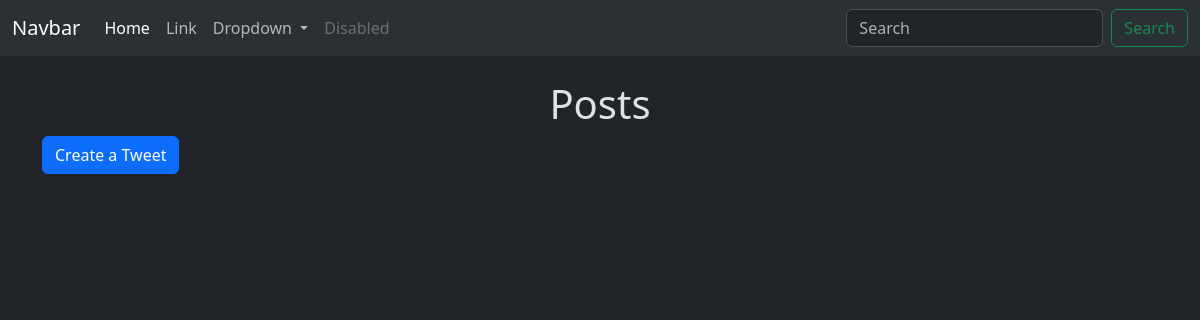
The app's page /tweet/, older data.
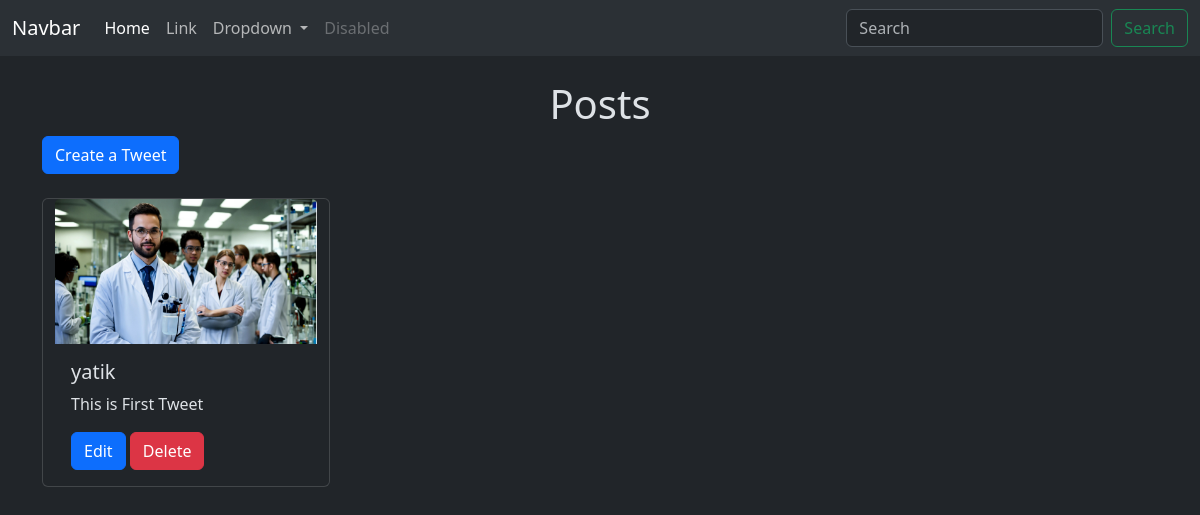
The same page, newer data.
### tweetnow/models.py (models this page shows, shortened)
class Tweet(models.Model) :
    user = models.ForeignKey(User , on_delete=models.CASCADE)
    text = models.TextField(max_length=240)
    photo = models.ImageField(upload_to='photos/' , blank=True , null=True)
    created_At = models.DateTimeField(auto_now_add=True)
    updated_At = models.DateTimeField(auto_now=True)

### tweetnow/views.py (the view)
# urls.py: path('' , views.tweet_list , name='tweet_list'),
def tweet_list(request):
    tweets = Tweet.objects.all().order_by('-created_At')
    return render(request,'tweet_list.html',{'tweets' : tweets})

### tweetnow/templates/tweet_list.html (shortened to what this page needs)
{% extends "layout.html" %}
{% block content %}
    <h1 class="text-center mt-4">Posts</h1>
    <a class="btn btn-primary mb-4" href="{% url 'tweet_create' %}">Create a Tweet</a>
    <div class="container row gap-3">
        {% for tweet in tweets %}
        <div class="card" style="width: 18rem;">
            <img src="{{tweet.photo.url}}" class="card-img-top" alt="...">
            <div class="card-body">
                <h5 class="card-title">{{tweet.user.username}}</h5>
                <p class="card-text">{{tweet.text}}</p>
                <a href="{% url 'tweet_edit' tweet.id %}" class="btn btn-primary">Edit</a>
                <a href="{% url 'tweet_delete' tweet.id %}" class="btn btn-danger">Delete</a>
            </div>
        </div>
        {% endfor %}
    </div>
{% endblock  %}

### templates/layout.html (shortened to what this page needs)
{% load static %}    {% comment %} common practice to do on layout template {% endcomment %}
<!doctype html>
<html lang="en" data-bs-theme="dark">
  <head>
    <link href="https://cdn.jsdelivr.net/npm/bootstrap@5.3.3/dist/css/bootstrap.min.css" rel="stylesheet">
  </head>
  <body>
    <nav class="navbar navbar-expand-lg bg-body-tertiary">
        <div class="container-fluid">
          <a class="navbar-brand" href="#">Navbar</a>
          <div class="collapse navbar-collapse" id="navbarSupportedContent">
            <ul class="navbar-nav me-auto mb-2 mb-lg-0">
              <li class="nav-item">
                <a class="nav-link active" aria-current="page" href="#">Home</a>
              </li>
              <li class="nav-item">
                <a class="nav-link" href="#">Link</a>
              </li>
              <li class="nav-item dropdown">
                <a class="nav-link dropdown-toggle" href="#" role="button" data-bs-toggle="dropdown" aria-expanded="false">
                  Dropdown
                </a>
              </li>
              <li class="nav-item">
                <a class="nav-link disabled" aria-disabled="true">Disabled</a>
              </li>
            </ul>
            <form class="d-flex" role="search">
              <input class="form-control me-2" type="search" placeholder="Search" aria-label="Search">
              <button class="btn btn-outline-success" type="submit">Search</button>
            </form>
          </div>
        </div>
      </nav>
    <div class='container'>
        {% block content %}
        {% endblock  %}
    </div>
  </body>
</html>

Row changes from the older to the newer data that the page shows:
added Tweet: photo (picture), user.username "yatik", text "This is First Tweet"
